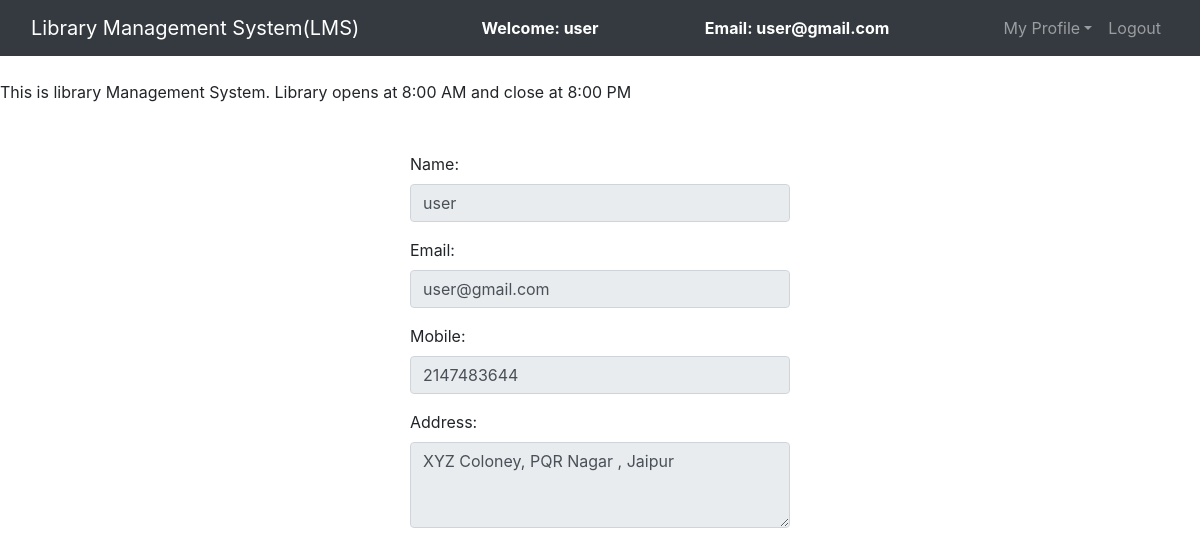
The page /view_profile.php (signed in) on the database its author committed.
### tables this page shows
CREATE TABLE `users` (
  `id` int(11) NOT NULL,
  `name` varchar(50) NOT NULL,
  `email` varchar(100) NOT NULL,
  `password` varchar(100) NOT NULL,
  `mobile` int(10) NOT NULL,
  `address` varchar(250) NOT NULL
);

### view_profile.php (the view, shortened to what this page needs)
<?php
	$connection = mysqli_connect("localhost","root","");
	$name = "";
	$email = "";
	$mobile = "";
	$address = "";
	$query = "select * from users where email = '$_SESSION[email]'";
	$query_run = mysqli_query($connection,$query);
	while($row = mysqli_fetch_assoc($query_run)){
		$name = $row['name'];
		$email = $row['email'];
		$mobile = $row['mobile'];
		$address = $row['address'];
	}
?>
<!DOCTYPE html>
<html>
<head>
	<link rel="stylesheet" type="text/css" href="bootstrap-4.4.1/css/bootstrap.min.css">
</head>
<body>
	<nav class="navbar navbar-expand-lg navbar-dark bg-dark">
		<div class="container-fluid">
			<div class="navbar-header">
				<a class="navbar-brand" href="user_dashboard.php">Library Management System(LMS)</a>
			</div>
			<font style="color: white"><span><strong>Welcome: <?php echo $_SESSION['name'];?></strong></span></font>
			<font style="color: white"><span><strong>Email: <?php echo $_SESSION['email'];?></strong></span></font>
			<ul class="nav navbar-nav navbar-right">
				<li class="nav-item dropdown">
					<a class="nav-link dropdown-toggle" data-toggle="dropdown">My Profile</a>
				</li>
				<li class="nav-item"><a class="nav-link" href="logout.php">Logout</a></li>
			</ul>
		</div>
	</nav><br>
	<span><marquee>This is library Management System. Library opens at 8:00 AM and close at 8:00 PM</marquee></span><br><br>
	<div class="row">
		<div class="col-md-4"></div>
		<div class="col-md-4">
			<form>
				<div class="form-group">
					<label>Name:</label>
					<input type="text" class="form-control" value="<?php echo $name;?>" disabled>
				</div>
				<div class="form-group">
					<label>Email:</label>
					<input type="text" class="form-control" value="<?php echo $email;?>" disabled>
				</div>
				<div class="form-group">
					<label>Mobile:</label>
					<input type="text" class="form-control" value="<?php echo $mobile;?>" disabled>
				</div>
				<div class="form-group">
					<label>Address:</label>
					<textarea rows="3" cols="40" disabled="" class="form-control"><?php echo $address;?></textarea>
				</div>
			</form>
		</div>
		<div class="col-md-4"></div>
	</div>
</body>
</html>

### rows shown on the page
users: name "user", email "user@gmail.com", mobile "2147483644", address "XYZ Coloney, PQR Nagar , Jaipur"

### other values the page prints
$_SESSION['name'] "user"
$_SESSION['email'] "user@gmail.com"
